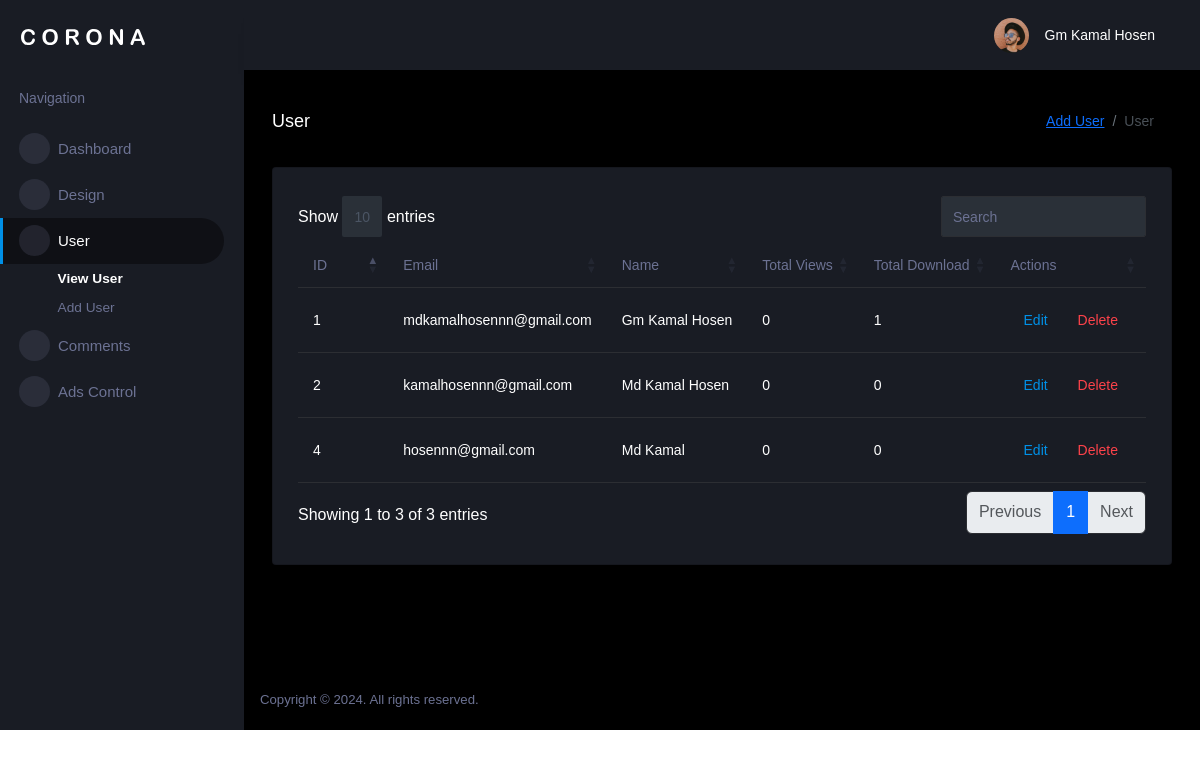
/user-view.php (signed in), run on the app's committed database.
### tables this page shows
CREATE TABLE `usertable` (
  `id` int(11) NOT NULL,
  `email` varchar(255) NOT NULL,
  `password` varchar(255) NOT NULL,
  `name` varchar(255) NOT NULL,
  `gender` enum('male','female','other') DEFAULT 'other',
  `mobile` varchar(15) DEFAULT NULL,
  `address` text DEFAULT NULL,
  `country` varchar(100) DEFAULT NULL,
  `userRole` enum('normal','admin') DEFAULT 'normal',
  `otp` varchar(10) DEFAULT NULL,
  `totalView` varchar(10) NOT NULL DEFAULT '0',
  `totalDownload` varchar(10) NOT NULL DEFAULT '0'
);

### user-view.php (the view, shortened to what this page needs)
<?php
include 'topbar.php';
include 'sidebar.php';
$users = $pdo->query("SELECT * FROM usertable ORDER BY id DESC")->fetchAll(PDO::FETCH_ASSOC);
?>
      <div class="main-panel">
        <div class="content-wrapper">
          <div class="page-header">
            <h3 class="page-title"> User </h3>
            <nav aria-label="breadcrumb">
              <ol class="breadcrumb">
                <li class="breadcrumb-item"><a href="./user-add.php">Add User</a></li>
                <li class="breadcrumb-item active" aria-current="page">User</li>
              </ol>
            </nav>
          </div>
          <div class="card">
            <div class="card-body">
              <div class="row">
                <div class="col-12">
                  <div class="table-responsive">
                    <div id="order-listing_wrapper" class="dataTables_wrapper dt-bootstrap4 no-footer">
                      <div class="row">
                        <div class="col-sm-12">
                          <table id="order-listing" class="table dataTable no-footer"
                            aria-describedby="order-listing_info">
                            <thead>
                              <tr>
                                <th class="sorting sorting_asc" tabindex="0" aria-controls="order-listing" rowspan="1"
                                  colspan="1" aria-sort="ascending"
                                  aria-label="Order #: activate to sort column descending" style="width: 52.4896px;">
                                  ID</th>
                                <th class="sorting" tabindex="0" aria-controls="order-listing" rowspan="1" colspan="1"
                                  aria-label="Purchased On: activate to sort column ascending"
                                  style="width: 97.1562px;">Email </th>
                                <th class="sorting" tabindex="0" aria-controls="order-listing" rowspan="1" colspan="1"
                                  aria-label="Customer: activate to sort column ascending" style="width: 68.8854px;">
                                  Name</th>
                                <th class="sorting" tabindex="0" aria-controls="order-listing" rowspan="1" colspan="1"
                                  aria-label="Ship to: activate to sort column ascending" style="width: 50.3854px;">
                                  Total Views</th>
                                <th class="sorting" tabindex="0" aria-controls="order-listing" rowspan="1" colspan="1"
                                  aria-label="Base Price: activate to sort column ascending" style="width: 73.5938px;">
                                  Total Download</th>
                                <th class="sorting" tabindex="0" aria-controls="order-listing" rowspan="1" colspan="1"
                                  aria-label="Actions: activate to sort column ascending" style="width: 55.6667px;">
                                  Actions</th>
                              </tr>
                            </thead>
                            <tbody>
                            <?php foreach ($users as $index => $user): ?>
                              <tr>
                                <td class="sorting_1"><?php echo $user['id']; ?></td>
                                <td><?php echo $user['email']; ?></td>
                                <td><?php echo $user['name']; ?></td>
                                <td><?php echo $user['totalView']; ?></td>
                                <td><?php echo $user['totalDownload']; ?></td>
                                <td>
                                  <a class="btn btn-outline-primary" href="user-edit.php?id=<?php echo $user['id']; ?>">Edit</a>
                                  <button class="btn btn-outline-danger" onclick="showSwal('<?php echo $user['id']; ?>')">Delete</button>
                                </td>
                              </tr>
                              <?php endforeach; ?>
                            </tbody>
                          </table>
                        </div>
                      </div>
                    </div>
                  </div>
                </div>
              </div>
            </div>
          </div>
        </div>
        <footer class="footer">
          <div class="d-sm-flex justify-content-center justify-content-sm-between">
            <span class="text-muted text-center text-sm-left d-block d-sm-inline-block">Copyright © 2024. All rights
              reserved.</span>
          </div>
        </footer>
      </div>
    </div>
  </div>
</body>
</html>

### topbar.php (shortened to what this page needs)
<!DOCTYPE html>
<html lang="en">
  <head>
    <link rel="stylesheet" href="./assets/vendors/mdi/css/materialdesignicons.min.css">
    <link rel="stylesheet" href="./assets/vendors/ti-icons/css/themify-icons.css">
    <link rel="stylesheet" href="./assets/vendors/css/vendor.bundle.base.css">
    <link rel="stylesheet" href="./assets/vendors/font-awesome/css/font-awesome.min.css">
  <link rel="stylesheet" href="./assets/vendors/datatables.net-bs4/dataTables.bootstrap4.css">
    <link rel="stylesheet" href="./assets/css/style.css">
  </head>
  <body>
    <div class="container-scroller">
      <nav class="sidebar sidebar-offcanvas" id="sidebar">
        <div class="sidebar-brand-wrapper d-none d-lg-flex align-items-center justify-content-center fixed-top">
          <a class="sidebar-brand brand-logo" href="./index.php"><img src="./assets/images/logo.svg" alt="logo" /></a>
        </div>

### sidebar.php (shortened to what this page needs)
<ul class="nav">
<li class="nav-item nav-category">
  <span class="nav-link">Navigation</span>
</li>
<li class="nav-item menu-items">
  <a class="nav-link" href="./index.php">
    <span class="menu-icon">
      <i class="mdi mdi-speedometer"></i>
    </span>
    <span class="menu-title">Dashboard</span>
  </a>
</li>
<li class="nav-item menu-items">
  <a class="nav-link" data-bs-toggle="collapse" href="#uiu-basic" aria-expanded="false" aria-controls="uiu-basic">
    <span class="menu-icon">
      <i class="mdi mdi-laptop"></i>
    </span>
    <span class="menu-title">Design</span>
    <i class="menu-arrow"></i>
  </a>
</li><li class="nav-item menu-items">
  <a class="nav-link" data-bs-toggle="collapse" href="#ui-basic" aria-expanded="false" aria-controls="ui-basic">
    <span class="menu-icon">
      <i class="mdi mdi-contacts"></i>
    </span>
    <span class="menu-title">User</span>
    <i class="menu-arrow"></i>
  </a>
  <div class="collapse" id="ui-basic">
    <ul class="nav flex-column sub-menu">
      <li class="nav-item"> <a class="nav-link" href="./user-view.php">View User</a></li>
      <li class="nav-item"> <a class="nav-link" href="./user-add.php">Add User</a></li>
    </ul>
  </div>
</li>
<li class="nav-item menu-items">
  <a class="nav-link" href="./comment-view.php">
    <span class="menu-icon">
      <i class="mdi mdi-table-large"></i>
    </span>
    <span class="menu-title">Comments</span>
    <i class="menu-arrow"></i>
  </a>
</li>
<li class="nav-item menu-items">
  <a class="nav-link" href="./adControl.php">
    <span class="menu-icon">
      <i class="mdi mdi-chart-bar"></i>
    </span>
    <span class="menu-title">Ads Control</span>
    <i class="menu-arrow"></i>
  </a>
</li>
</ul>
</nav>
<div class="container-fluid page-body-wrapper">
<nav class="navbar p-0 fixed-top d-flex flex-row">
<div class="navbar-menu-wrapper flex-grow d-flex align-items-stretch">
  <button class="navbar-toggler navbar-toggler align-self-center" type="button" data-toggle="minimize">
    <span class="mdi mdi-menu"></span>
  </button>
  <ul class="navbar-nav navbar-nav-right">
    <li class="nav-item dropdown">
      <a class="nav-link" id="profileDropdown" href="#" data-bs-toggle="dropdown">
        <div class="navbar-profile">
          <img class="img-xs rounded-circle" src="./assets/images/faces/face15.jpg" alt="">
          <p class="mb-0 d-none d-sm-block navbar-profile-name"><?php echo $_SESSION['admin_name'];?></p>
          <i class="mdi mdi-menu-down d-none d-sm-block"></i>
        </div>
      </a>
    </li>
  </ul>
</div>
</nav>

### data on the page
usertable: id "4", email "hosennn@gmail.com", name "Md Kamal", totalView "0", totalDownload "0"
usertable: id "2", email "kamalhosennn@gmail.com", name "Md Kamal Hosen", totalView "0", totalDownload "0"
usertable: id "1", email "mdkamalhosennn@gmail.com", name "Gm Kamal Hosen", totalView "0", totalDownload "1"

### other printed values
$_SESSION['admin_name'] "Gm Kamal Hosen"
